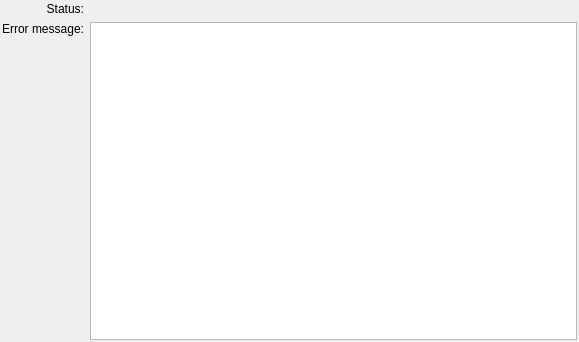
<ui version="4.0" >
 <class>PluginEngine::Internal::PluginErrorView</class>
 <widget class="QWidget" name="PluginEngine::Internal::PluginErrorView" >
  <property name="geometry" >
   <rect>
    <x>0</x>
    <y>0</y>
    <width>579</width>
    <height>342</height>
   </rect>
  </property>
  <layout class="QGridLayout" name="gridLayout" >
   <property name="margin" >
    <number>2</number>
   </property>
   <item row="0" column="0" >
    <widget class="QLabel" name="label" >
     <property name="text" >
      <string>Status:</string>
     </property>
     <property name="alignment" >
      <set>Qt::AlignRight|Qt::AlignTrailing|Qt::AlignVCenter</set>
     </property>
    </widget>
   </item>
   <item row="0" column="1" >
    <widget class="QLabel" name="state" >
    </widget>
   </item>
   <item row="1" column="0" >
    <layout class="QVBoxLayout" name="verticalLayout" >
     <item>
      <widget class="QLabel" name="label_2" >
       <property name="text" >
        <string>Error message:</string>
       </property>
       <property name="alignment" >
        <set>Qt::AlignRight|Qt::AlignTrailing|Qt::AlignVCenter</set>
       </property>
      </widget>
     </item>
     <item>
      <spacer name="verticalSpacer" >
       <property name="orientation" >
        <enum>Qt::Vertical</enum>
       </property>
       <property name="sizeHint" stdset="0" >
        <size>
         <width>20</width>
         <height>40</height>
        </size>
       </property>
      </spacer>
     </item>
    </layout>
   </item>
   <item row="1" column="1" >
    <widget class="QTextEdit" name="errorString" >
     <property name="tabChangesFocus" >
      <bool>true</bool>
     </property>
     <property name="readOnly" >
      <bool>true</bool>
     </property>
    </widget>
   </item>
  </layout>
 </widget>
 <resources/>
 <connections/>
</ui>
